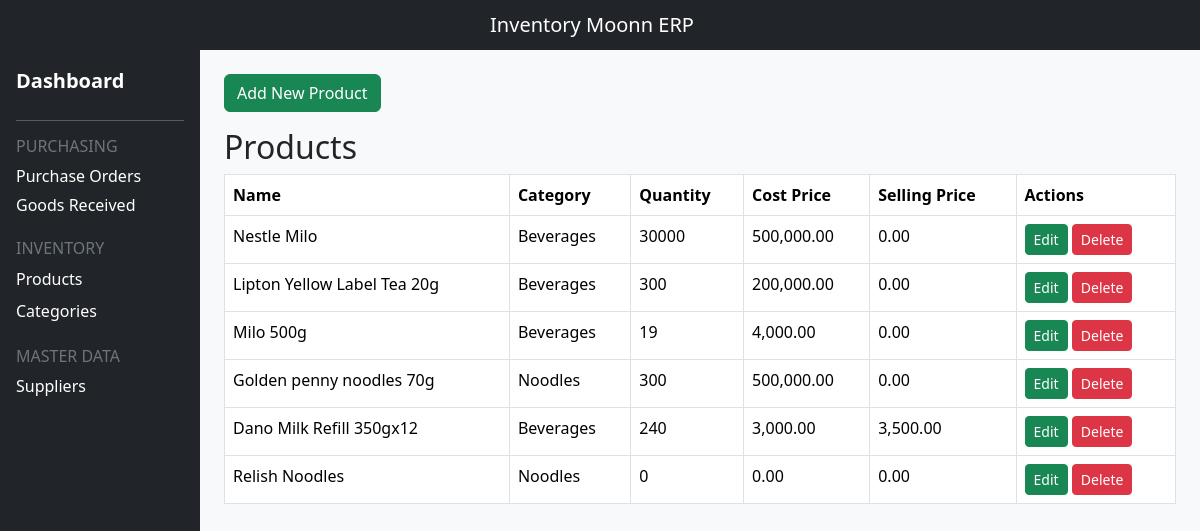
Screenshot of /products/ with the database file from the repository.
### invmanagementsys/models.py (models this page shows, shortened)
class Product(models.Model):
    name = models.CharField(max_length=200)
    category = models.ForeignKey(Category, on_delete=models.CASCADE)
    quantity = models.PositiveIntegerField(default=0)
    cost_price = models.DecimalField(max_digits=10, decimal_places=2)
    selling_price = models.DecimalField(max_digits=10, decimal_places=2)

class Category(models.Model):
    name = models.CharField(max_length=200)
    class Meta:
        verbose_name_plural ="Categories"

### invmanagementsys/views.py (the view)
# urls.py: path("products/", views.product_list, name="product_list"),
def product_list(request):
    products = Product.objects.all()
    return render(request, "invmanagementsys/product_list.html", {"products": products},)

### invmanagementsys/templates/invmanagementsys/product_list.html (shortened to what this page needs)
{% extends "invmanagementsys/base.html" %}
{% load humanize %}
#{% load humanize %} as to be written in the settings. INSTALLED APP part to be precised before
{% block content %}
<div class = "mb-3">
    <a href="{% url 'add_product' %}" class = "btn btn-success">
        Add New Product
    </a>
</div>
<h2>Products</h2>
<table class = "table table-bordered">
    <thead>
        <tr>
            <th>Name</th>
            <th>Category</th>
            <th>Quantity</th>
            <th>Cost Price</th>
            <th>Selling Price</th>
            <th>Actions</th>
        </tr>
    </thead>
    <tbody>
        {% for product in products %}
        <tr>
           <td>{{ product.name }}</td>
           <td>{{ product.category.name }}</td>
           <td>{{ product.quantity }}</td>
           <td>{{ product.cost_price |intcomma}}</td>
           <td>{{product.selling_price |intcomma}}</td>
           <td>
               <a href="{% url 'edit_product' product.id %}" class="btn btn-success btn-sm">
                   Edit
               </a>
               <a href="{% url 'delete_product' product.id %}" class = "btn btn-danger btn-sm">
                   Delete
               </a>
           </td>
        </tr>
        {% endfor %}
    </tbody>
</table>
{% endblock %}

### rows the page displays
Product: name "Nestle Milo", category.name "Beverages", quantity "30000", cost_price "500,000.00", selling_price "0.00"
Product: name "Lipton Yellow Label Tea 20g", category.name "Beverages", quantity "300", cost_price "200,000.00", selling_price "0.00"
Product: name "Milo 500g", category.name "Beverages", quantity "19", cost_price "4,000.00", selling_price "0.00"
Product: name "Golden penny noodles 70g", category.name "Noodles", quantity "300", cost_price "500,000.00", selling_price "0.00"
Product: name "Dano Milk Refill 350gx12", category.name "Beverages", quantity "240", cost_price "3,000.00", selling_price "3,500.00"
Product: name "Relish Noodles", category.name "Noodles", quantity "0", cost_price "0.00", selling_price "0.00"
